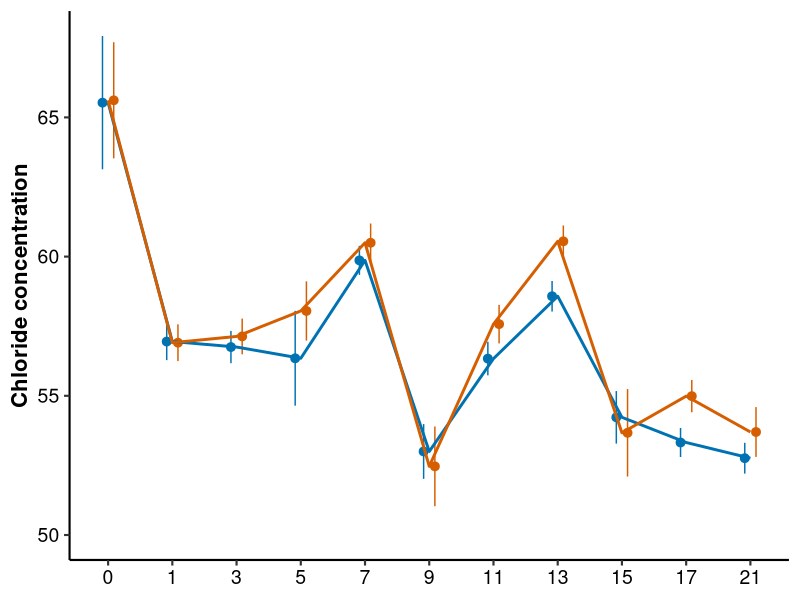
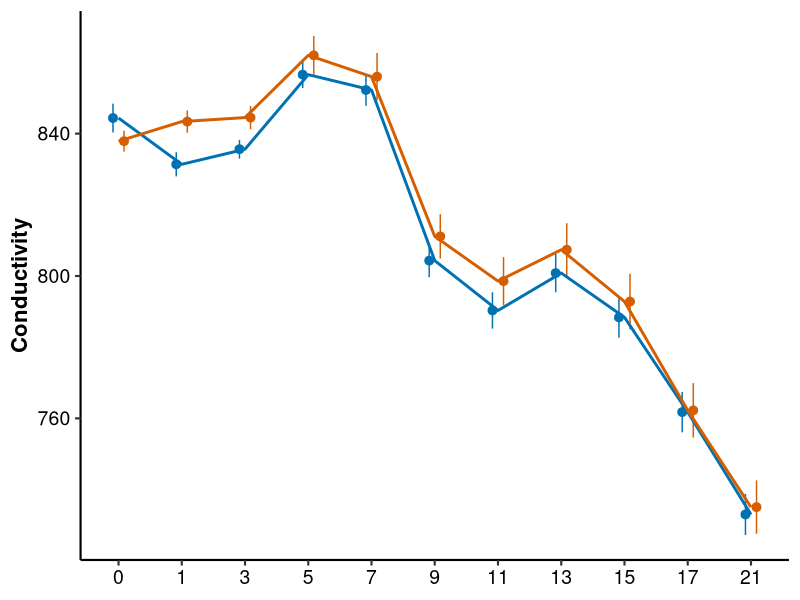
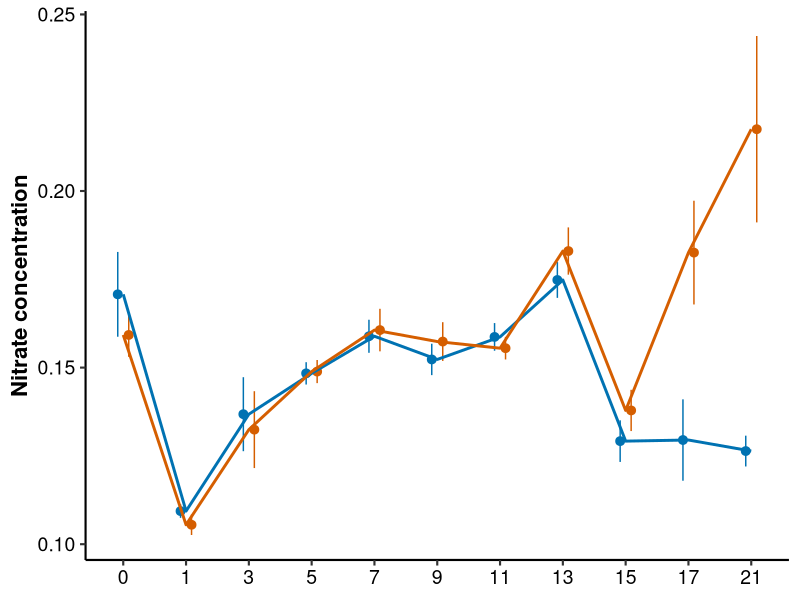
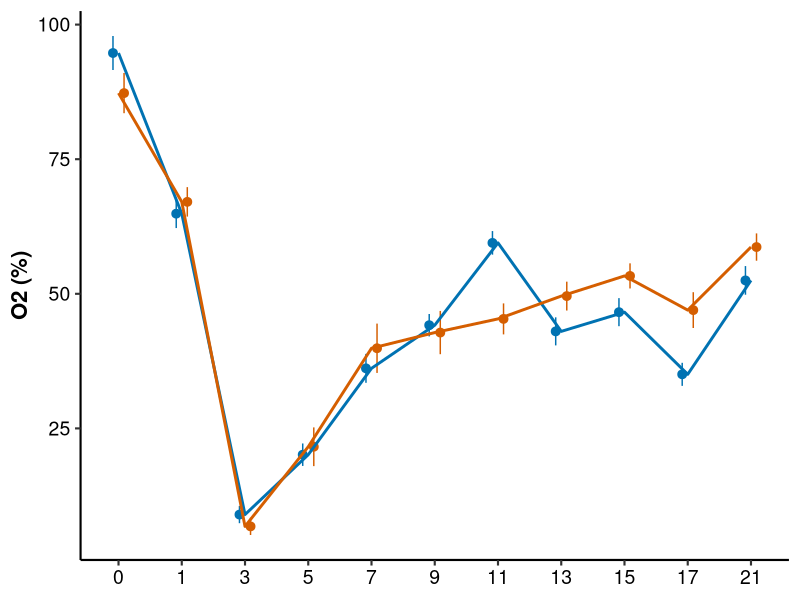
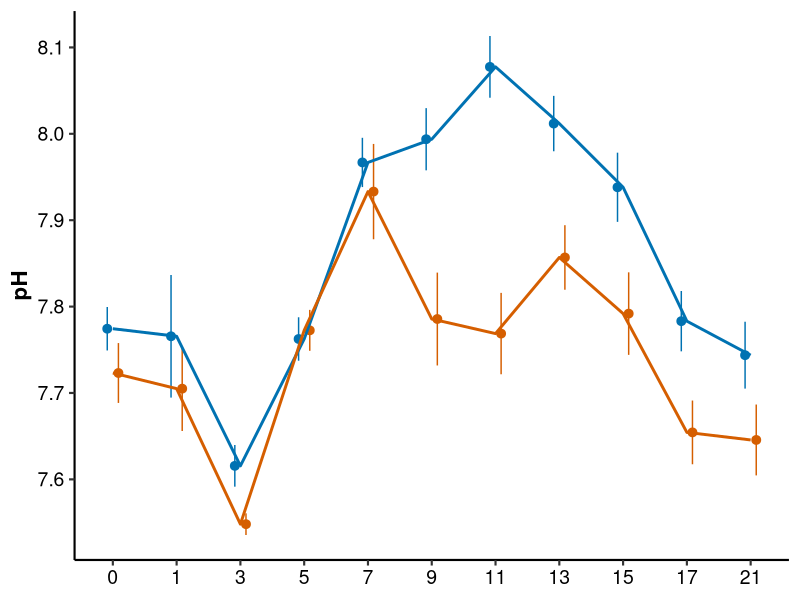
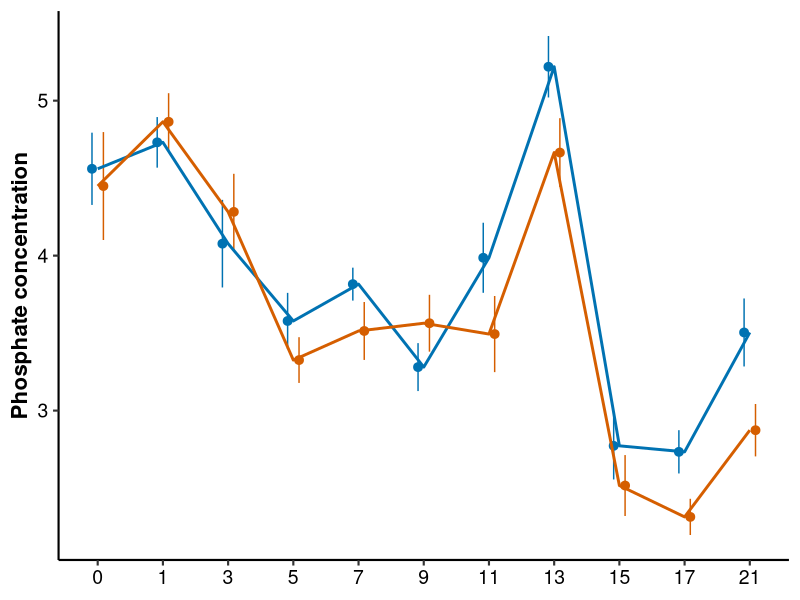
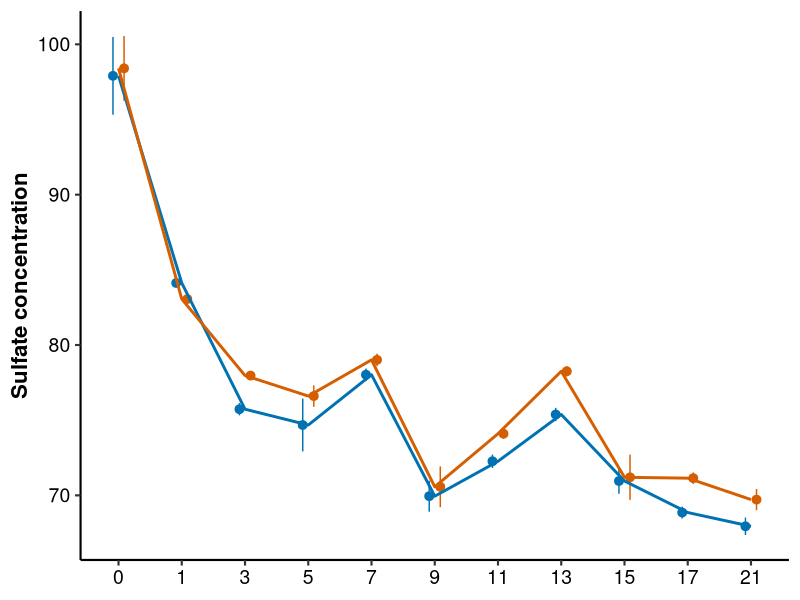
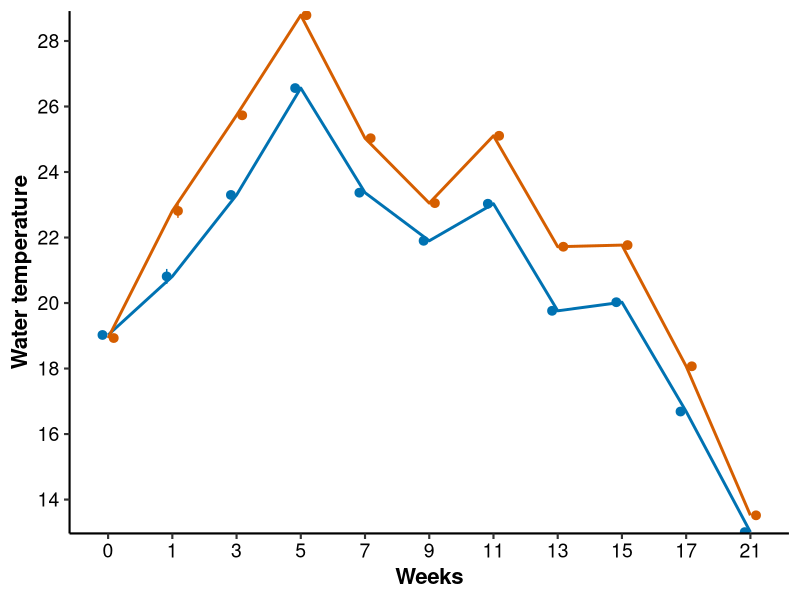

The R source for these figures, in order:
## ---- chunk 1
library(dplyr)
library(ggplot2)
library(plotrix)
library(stringr)
library(readr)
library(readxl)
library(patchwork)
library(lme4)
library(car)
library(tidyr)
## ---- chunk 2
df <- read.table("nutrients.txt", sep = "\t", header = TRUE)
## ---- chunk 3
num_cols <- c("chloride","nitrate","phosphate","sulfate","fluoride","bromide",
              "O2_pourcentage","O2_mg","conductivity","pH","water_temperature")

df2 <- df %>%
  mutate(across(all_of(num_cols), ~{
    x <- as.character(.x)
    x <- str_trim(x)
    x <- na_if(x, "")
    x <- na_if(tolower(x), "invalid")
    x <- str_replace_all(x, ",", ".")            
    x <- str_remove_all(x, "[^0-9\\.-]")        
    suppressWarnings(as.numeric(x))
  })) %>%
  mutate(
    timepoint = as.numeric(timepoint),
    treatment = factor(treatment, levels = c("control", "heated"))
  )

# Optional check
df2 %>% count(timepoint, treatment) %>% arrange(timepoint, treatment)
## ---- chunk 4
mdata.plot <- df2 %>%
  group_by(timepoint, treatment) %>%
  summarise(
    chloride_av  = mean(chloride, na.rm = TRUE),
    chloride_se  = plotrix::std.error(chloride, na.rm = TRUE),
    
    nitrate_av   = mean(nitrate, na.rm = TRUE),
    nitrate_se   = plotrix::std.error(nitrate, na.rm = TRUE),
    
    phosphate_av = mean(phosphate, na.rm = TRUE),
    phosphate_se = plotrix::std.error(phosphate, na.rm = TRUE),
    
    sulfate_av   = mean(sulfate, na.rm = TRUE),
    sulfate_se   = plotrix::std.error(sulfate, na.rm = TRUE),
    
    fluoride_av  = mean(fluoride, na.rm = TRUE),
    fluoride_se  = plotrix::std.error(fluoride, na.rm = TRUE),
    
    bromide_av   = mean(bromide, na.rm = TRUE),
    bromide_se   = plotrix::std.error(bromide, na.rm = TRUE),
    
    O2_pourcentage_av = mean(O2_pourcentage, na.rm = TRUE),
    O2_pourcentage_se = plotrix::std.error(O2_pourcentage, na.rm = TRUE),
    
    O2_mg_av     = mean(O2_mg, na.rm = TRUE),
    O2_mg_se     = plotrix::std.error(O2_mg, na.rm = TRUE),
    
    conductivity_av = mean(conductivity, na.rm = TRUE),
    conductivity_se = plotrix::std.error(conductivity, na.rm = TRUE),
    
    pH_av        = mean(pH, na.rm = TRUE),
    pH_se        = plotrix::std.error(pH, na.rm = TRUE),
    
    water_temp_av = mean(water_temperature, na.rm = TRUE),
    water_temp_se = plotrix::std.error(water_temperature, na.rm = TRUE),
    
    .groups = "drop"
  )

tp_levels <- sort(unique(df2$timepoint))
mdata.plot <- mdata.plot %>%
  mutate(time_f = factor(timepoint, levels = tp_levels))
## ---- chunk 5
my_scale <- scale_color_manual(
  name   = "Treatment",
  values = c("control" = "#0072B2", "heated" = "#D55E00"),
  labels = c("Control", "Heated")
)

nut_theme <- theme_classic(base_size = 16) +
  theme(
    panel.border = element_blank(),
    axis.line = element_line(color = "black"),
    axis.title = element_text(face = "bold", size = 16),
    axis.text  = element_text(size = 14, color = "black"),
    axis.title.x = element_text(face = "bold", size = 16, color = "black"),
    axis.title.y = element_text(face = "bold", size = 16, color = "black"),
    legend.position = "none",
    legend.title = element_blank(),
    legend.text  = element_text(size = 14),
    plot.title   = element_text(hjust = 0.5)
  )

x_scale <- scale_x_discrete(drop = FALSE)

make_plot <- function(dat, y, se, ylab, ylim = NULL, xlab = NULL) {
  
  p <- ggplot(dat, aes(x = time_f, y = .data[[y]], color = treatment, group = treatment)) +
    nut_theme +
    geom_pointrange(
      aes(ymin = .data[[y]] - .data[[se]], ymax = .data[[y]] + .data[[se]]),
      position = position_dodge(width = 0.35),
      na.rm = TRUE
    ) +
    geom_line(linewidth = 1, na.rm = TRUE) +
    my_scale +
    x_scale +
    labs(x = xlab, y = ylab)
  
  if (!is.null(ylim)) {
    p <- p + coord_cartesian(ylim = ylim)
  }
  
  p
}
## ---- chunk 6
px_chloride     <- make_plot(mdata.plot, "chloride_av", "chloride_se", "Chloride concentration", ylim = c(50, NA))
px_nitrate      <- make_plot(mdata.plot, "nitrate_av", "nitrate_se", "Nitrate concentration")
px_phosphate    <- make_plot(mdata.plot, "phosphate_av", "phosphate_se", "Phosphate concentration")
px_sulfate      <- make_plot(mdata.plot, "sulfate_av", "sulfate_se", "Sulfate concentration")
px_O2_pct       <- make_plot(mdata.plot, "O2_pourcentage_av", "O2_pourcentage_se", "O2 (%)")
px_conductivity <- make_plot(mdata.plot, "conductivity_av", "conductivity_se", "Conductivity")
px_pH           <- make_plot(mdata.plot, "pH_av", "pH_se", "pH")

# Water temperature: more detailed y axis
ymin_temp <- floor(min(mdata.plot$water_temp_av - mdata.plot$water_temp_se, na.rm = TRUE))
ymax_temp <- ceiling(max(mdata.plot$water_temp_av + mdata.plot$water_temp_se, na.rm = TRUE))

px_water_temp <- make_plot(mdata.plot, "water_temp_av", "water_temp_se", "Water temperature", xlab = "Weeks") +
  scale_y_continuous(
    breaks = seq(ymin_temp, ymax_temp, by = 2),
    expand = c(0, 0)
  )
## ---- chunk 7
# Prepare filtered data (exclude timepoints 0 and 1)
num_cols_stats <- c("chloride", "nitrate", "phosphate", "sulfate",
                    "O2_pourcentage", "water_temperature", "conductivity", "pH")

df_filtered <- df2 %>% filter(!timepoint %in% c(0, 1)) %>% mutate(pond = factor(pond), block = factor(block))
## ---- chunk 8
model_temp <- lmer(water_temperature ~ treatment * timepoint + (1 | pond) + (1 | block), data = df_filtered)
Anova(model_temp, test = "F")
summary(model_temp)
## ---- chunk 9
model_chloride <- lmer(chloride ~ treatment * timepoint + (1 | pond) + (1 | block), data = df_filtered)
Anova(model_chloride, test = "F")
summary(model_chloride)
## ---- chunk 10
model_nitrate <- lmer(nitrate ~ treatment * timepoint + (1 | pond) + (1 | block), data = df_filtered)
Anova(model_nitrate, test = "F")
summary(model_nitrate)
## ---- chunk 11
model_phosphate <- lmer(phosphate ~ treatment * timepoint + (1 | pond) + (1 | block), data = df_filtered)
Anova(model_phosphate, test = "F")
summary(model_phosphate)
## ---- chunk 12
model_sulfate <- lmer(sulfate ~ treatment * timepoint + (1 | pond) + (1 | block), data = df_filtered)
Anova(model_sulfate, test = "F")
summary(model_sulfate)
## ---- chunk 13
model_O2 <- lmer(O2_pourcentage ~ treatment * timepoint + (1 | pond) + (1 | block), data = df_filtered)
Anova(model_O2, test = "F")
summary(model_O2)
## ---- chunk 14
model_cond <- lmer(conductivity ~ treatment * timepoint + (1 | pond) + (1 | block), data = df_filtered)
Anova(model_cond, test = "F")
summary(model_cond)
## ---- chunk 15
model_ph <- lmer(pH ~ treatment * timepoint + (1 | pond) + (1 | block), data = df_filtered)
Anova(model_ph, test = "F")
summary(model_ph)
